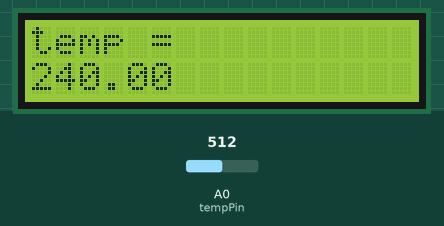
Bench run of a sketch on a simulated Arduino Uno, built with avr-gcc and run on an emulated ATmega328P. Parts: 16×2 character LCD. The inputs (shaded band) are chosen by the test bench; at power-on: A0 (tempPin) = 512. No radio packets arrive unless stated; what the sketch prints to the serial monitor is not drawn.

Above: at 2.2 s.
2.3 s: A0 (tempPin) set to 716
At 2.9 s:
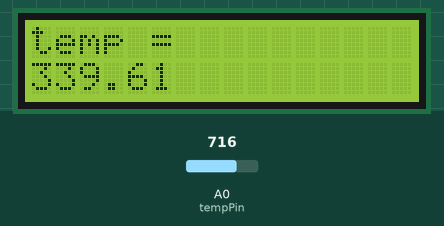
5.8 s: A0 (tempPin) set to 900
At 6.6 s:
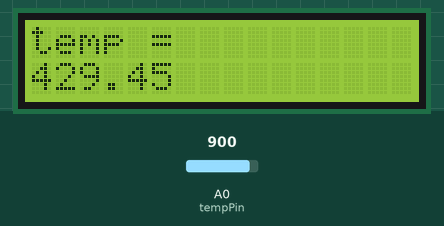
7.6 s: A0 (tempPin) set to 1023
At 8.7 s:
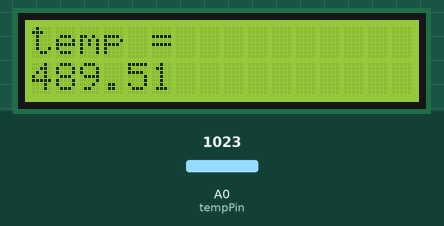
Timing chart, 0 to 10.6 s (numbered marks = the images above; inputs shaded):
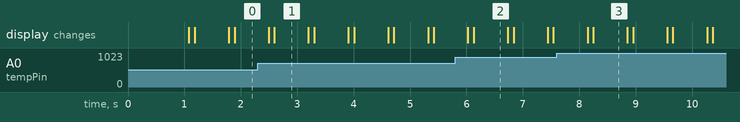

The sketch:

Toju_ref_node_1.ino
```cpp
/*
  Arduino Wireless Communication Tutorial
      Example 1 - Transmitter Code

  by Dejan Nedelkovski, www.HowToMechatronics.com

  Library: TMRh20/RF24, https://github.com/tmrh20/RF24/
*/
#include <LiquidCrystal.h>
#include <SPI.h>
#include <nRF24L01.h>
#include <RF24.h>
float cel = 0;
float val;
float mv = 0;
int tempPin = 14;
#define red 2
LiquidCrystal lcd (2,3,4,5,6,9);
RF24 radio(7, 8); // CE, CSN
const byte address[6] = "00001";
int a = 10;
void setup() {
  Serial.begin(9600);
  lcd.begin(16, 2);
  radio.begin();
  radio.openWritingPipe(address);
  radio.setPALevel(RF24_PA_MAX);
  radio.stopListening();
  pinMode (14, INPUT);
  pinMode (2, OUTPUT);
  lcd.clear();
  lcd.print("Kosview");
  lcd.setCursor(0, 1);
  lcd.print("    Projects");
  delay(1000);
    lcd.clear();
}
void loop() {
  //const char text[] = "Hello World";
  lcd.clear();
  val = analogRead(14);
   mv = ( val / 1024.0) * 5000;
 cel = (mv / 10)-10;
  radio.write(&cel, sizeof(cel));
  Serial.println(cel);
  digitalWrite (10, HIGH);
  delay (30);
  digitalWrite(10, LOW);
  //a++;
  delay(70);
  lcd.print("temp = ");
  lcd.setCursor(0, 1);
  lcd.print(cel);
  delay(600);
}
```

Measured:
- after the input at 2.3 s, the display: first differs from a run without the input after 0.29 s (image 1)
- after the input at 5.8 s, the display: first differs from a run without the input after 0.33 s (image 2)
- after the input at 7.6 s, the display: first differs from a run without the input after 0.65 s (image 3)
- what the display in image 1 shows lasts 0.6 s, from 2.6 s to 3.2 s
